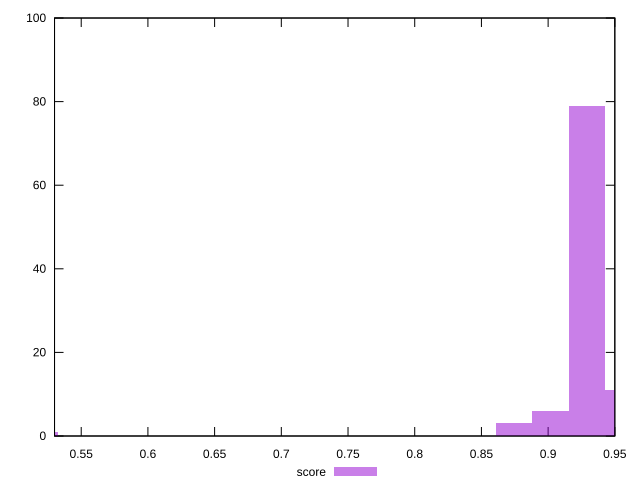

Source code (gnuplot):
reset

$score <<EOF
0.5192844029538077 1
0.9292457737068139 79
0.8745842576064131 3
0.9565765317570143 11
0.9019150156566136 6
EOF

set key outside below
set boxwidth 0.02733075805020041
set xrange [0.53:0.95]
set yrange [0:100]
set trange [0:100]
set style fill transparent solid 0.5 noborder
set terminal svg size 640, 490 enhanced background rgb 'white'
set output "reports/report_00031_2021-02-24T23-18-18.084Z/total-blocking-time/samples/music/score/histogram.svg"

plot $score title "score" with boxes

reset
